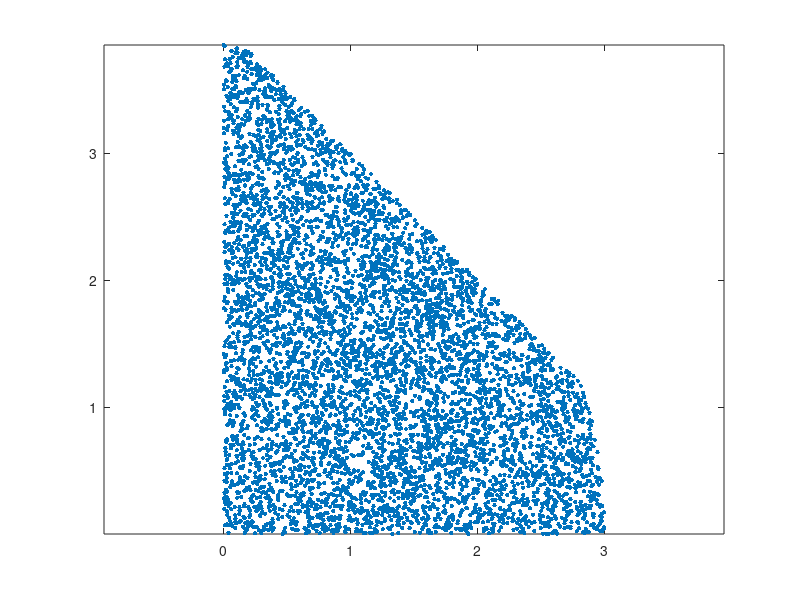

This chart was generated by the following MATLAB code:

N = 200000;
x =rand(N,1)*15;
y = rand(N,1)*15;
f1 = x + y - 4;
f2 = 2*x + x.^2 + y.^2 - 15;
ind1 = (f1<=0);
ind2 = (f2<=0);
ind3 = and(ind1,ind2);
a = [x(ind3),y(ind3)];
figure
plot(a(:,1),a(:,2),'.','MarkerSize',10);
axis equal
